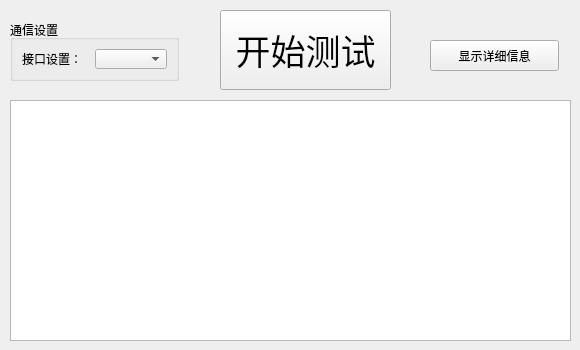
<?xml version="1.0" encoding="UTF-8"?>
<ui version="4.0">
 <class>Widget</class>
 <widget class="QWidget" name="Widget">
  <property name="geometry">
   <rect>
    <x>0</x>
    <y>0</y>
    <width>580</width>
    <height>350</height>
   </rect>
  </property>
  <property name="windowTitle">
   <string>Widget</string>
  </property>
  <widget class="QGroupBox" name="groupBoxCom">
   <property name="geometry">
    <rect>
     <x>10</x>
     <y>20</y>
     <width>169</width>
     <height>61</height>
    </rect>
   </property>
   <property name="title">
    <string>通信设置</string>
   </property>
   <layout class="QVBoxLayout" name="verticalLayout">
    <item>
     <layout class="QHBoxLayout" name="horizontalLayout_3">
      <item>
       <widget class="QLabel" name="serialPortNameLabel">
        <property name="text">
         <string>接口设置：</string>
        </property>
        <property name="buddy">
         <cstring>serialPortNameComboBox</cstring>
        </property>
       </widget>
      </item>
      <item>
       <widget class="QComboBox" name="serialPortNameComboBox"/>
      </item>
     </layout>
    </item>
   </layout>
  </widget>
  <widget class="QPushButton" name="showDetailBtn">
   <property name="geometry">
    <rect>
     <x>430</x>
     <y>40</y>
     <width>129</width>
     <height>31</height>
    </rect>
   </property>
   <property name="sizePolicy">
    <sizepolicy hsizetype="Expanding" vsizetype="Fixed">
     <horstretch>0</horstretch>
     <verstretch>0</verstretch>
    </sizepolicy>
   </property>
   <property name="text">
    <string>显示详细信息</string>
   </property>
   <property name="checkable">
    <bool>true</bool>
   </property>
  </widget>
  <widget class="QPushButton" name="startBtn">
   <property name="geometry">
    <rect>
     <x>220</x>
     <y>10</y>
     <width>171</width>
     <height>80</height>
    </rect>
   </property>
   <property name="sizePolicy">
    <sizepolicy hsizetype="Expanding" vsizetype="Fixed">
     <horstretch>0</horstretch>
     <verstretch>0</verstretch>
    </sizepolicy>
   </property>
   <property name="minimumSize">
    <size>
     <width>0</width>
     <height>80</height>
    </size>
   </property>
   <property name="font">
    <font>
     <family>Agency FB</family>
     <pointsize>26</pointsize>
    </font>
   </property>
   <property name="text">
    <string>开始测试</string>
   </property>
  </widget>
  <widget class="QTextBrowser" name="textBrowser_ExecInfo">
   <property name="geometry">
    <rect>
     <x>10</x>
     <y>100</y>
     <width>561</width>
     <height>241</height>
    </rect>
   </property>
  </widget>
 </widget>
 <resources/>
 <connections/>
</ui>
